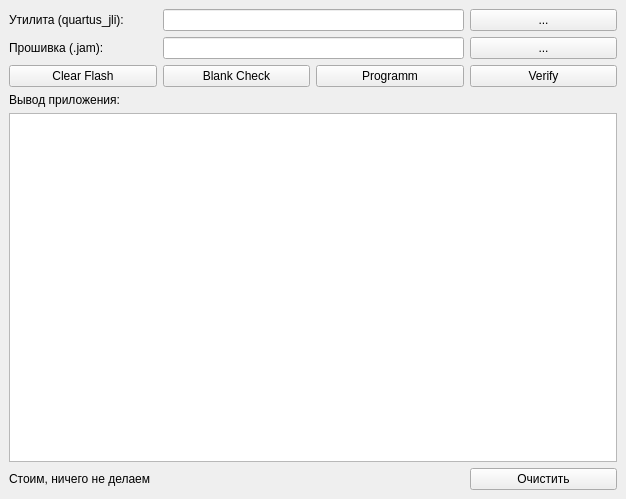
<?xml version="1.0" encoding="UTF-8"?>
<ui version="4.0">
 <class>MainWindow</class>
 <widget class="QMainWindow" name="MainWindow">
  <property name="geometry">
   <rect>
    <x>0</x>
    <y>0</y>
    <width>626</width>
    <height>499</height>
   </rect>
  </property>
  <property name="windowTitle">
   <string>Прошивальщик</string>
  </property>
  <widget class="QWidget" name="centralwidget">
   <layout class="QGridLayout" name="gridLayout_4">
    <item row="0" column="0">
     <layout class="QGridLayout" name="gridLayout">
      <item row="1" column="3">
       <widget class="QPushButton" name="btn_pickJam">
        <property name="text">
         <string>...</string>
        </property>
       </widget>
      </item>
      <item row="5" column="0">
       <widget class="QLabel" name="label_4">
        <property name="text">
         <string>Стоим, ничего не делаем</string>
        </property>
       </widget>
      </item>
      <item row="4" column="0" colspan="4">
       <widget class="QTextBrowser" name="textBrowser"/>
      </item>
      <item row="1" column="0">
       <widget class="QLabel" name="label_2">
        <property name="text">
         <string>Прошивка (.jam):</string>
        </property>
       </widget>
      </item>
      <item row="0" column="3">
       <widget class="QPushButton" name="btn_pickUtil">
        <property name="text">
         <string>...</string>
        </property>
       </widget>
      </item>
      <item row="0" column="0">
       <widget class="QLabel" name="label">
        <property name="text">
         <string>Утилита (quartus_jli):</string>
        </property>
       </widget>
      </item>
      <item row="2" column="0" colspan="4">
       <layout class="QGridLayout" name="gridLayout_2">
        <item row="0" column="3">
         <widget class="QPushButton" name="btnVerify">
          <property name="text">
           <string>Verify</string>
          </property>
         </widget>
        </item>
        <item row="0" column="0">
         <widget class="QPushButton" name="btnClear">
          <property name="text">
           <string>Clear Flash</string>
          </property>
         </widget>
        </item>
        <item row="0" column="1">
         <widget class="QPushButton" name="btnCheck">
          <property name="text">
           <string>Blank Check</string>
          </property>
         </widget>
        </item>
        <item row="0" column="2">
         <widget class="QPushButton" name="btnProgramm">
          <property name="text">
           <string>Programm</string>
          </property>
         </widget>
        </item>
       </layout>
      </item>
      <item row="5" column="3">
       <widget class="QPushButton" name="btnVerify_2">
        <property name="text">
         <string>Очистить</string>
        </property>
       </widget>
      </item>
      <item row="3" column="0">
       <widget class="QLabel" name="label_3">
        <property name="text">
         <string>Вывод приложения:</string>
        </property>
       </widget>
      </item>
      <item row="1" column="1" colspan="2">
       <widget class="QLineEdit" name="lineEdit_jam">
        <property name="text">
         <string/>
        </property>
       </widget>
      </item>
      <item row="0" column="1" colspan="2">
       <widget class="QLineEdit" name="lineEdit_util"/>
      </item>
      <item row="5" column="1" colspan="2">
       <widget class="QLabel" name="label_5">
        <property name="text">
         <string> </string>
        </property>
        <property name="alignment">
         <set>Qt::AlignCenter</set>
        </property>
       </widget>
      </item>
     </layout>
    </item>
   </layout>
  </widget>
 </widget>
 <resources/>
 <connections/>
</ui>
